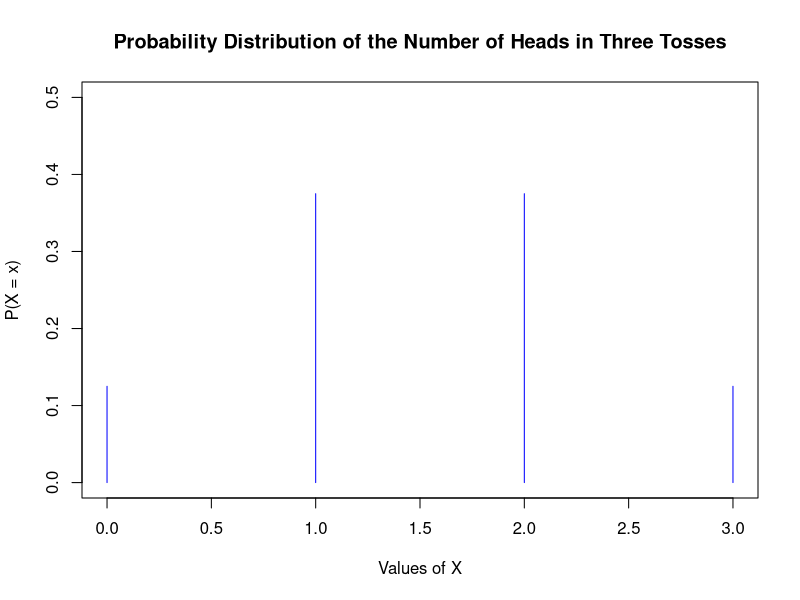
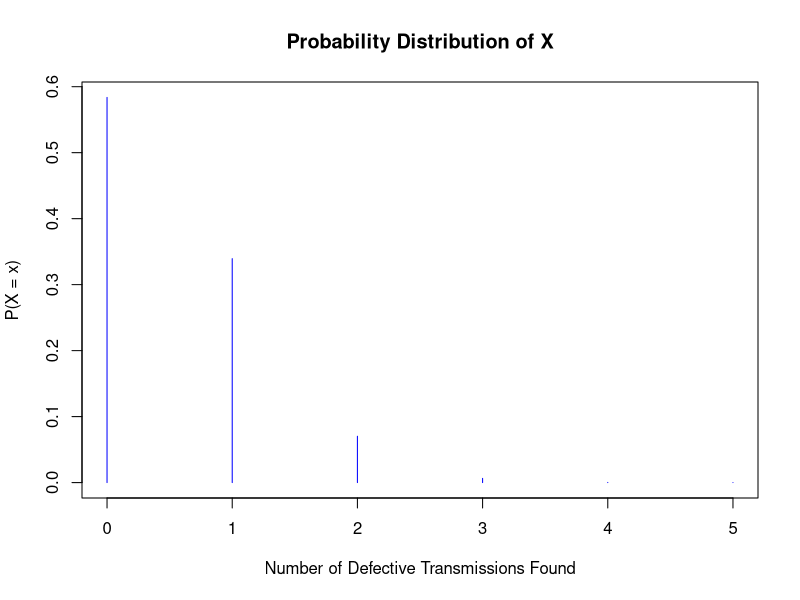
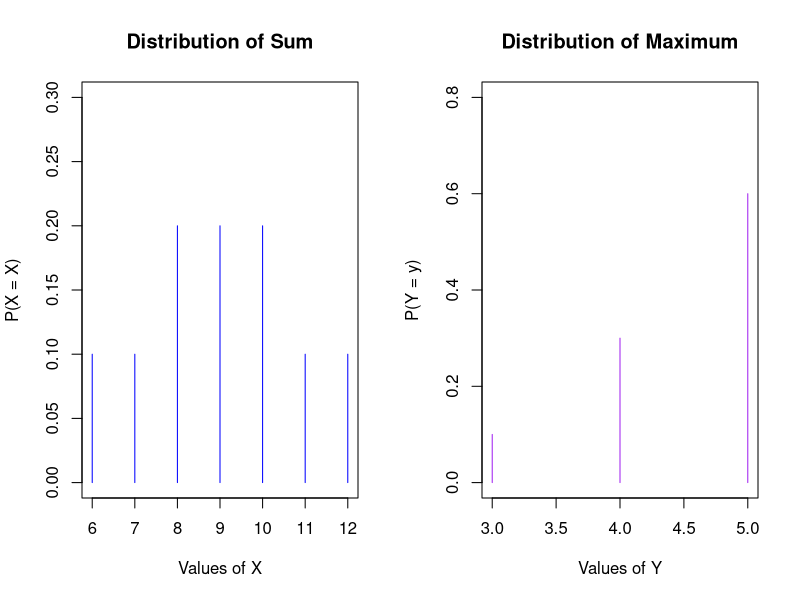
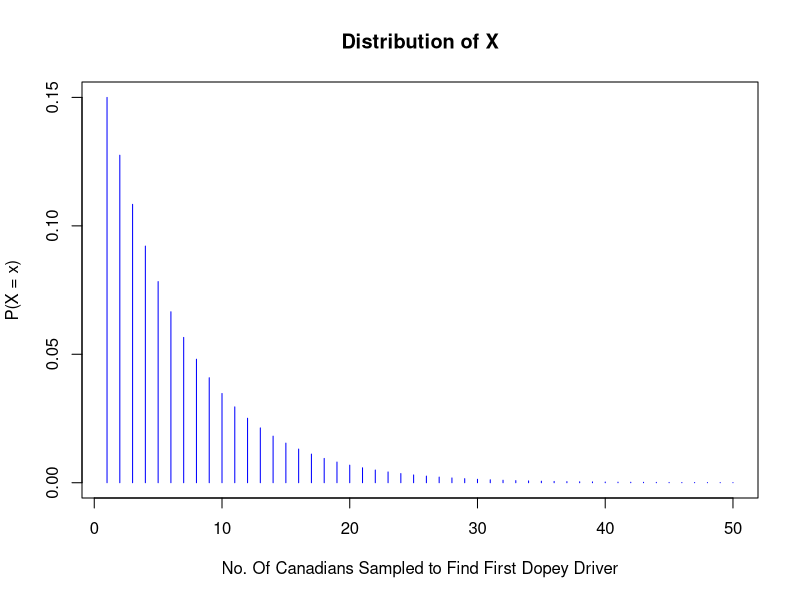
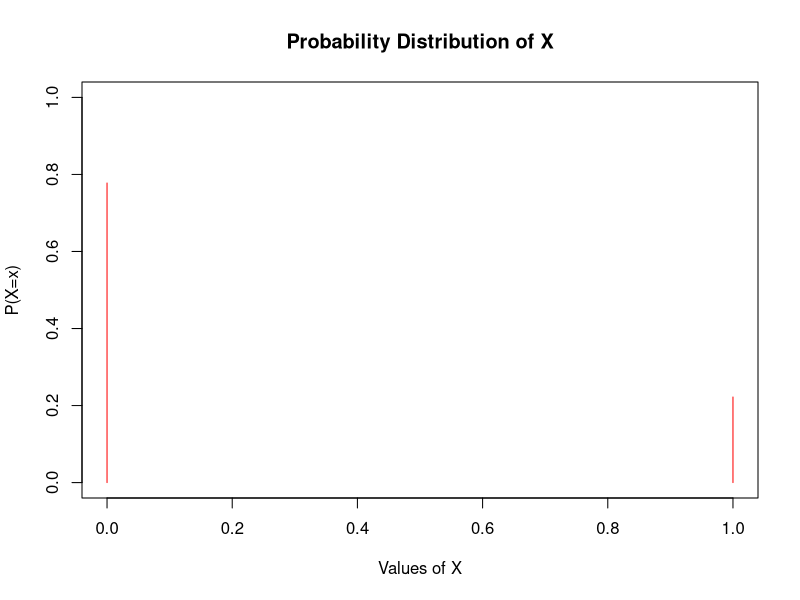
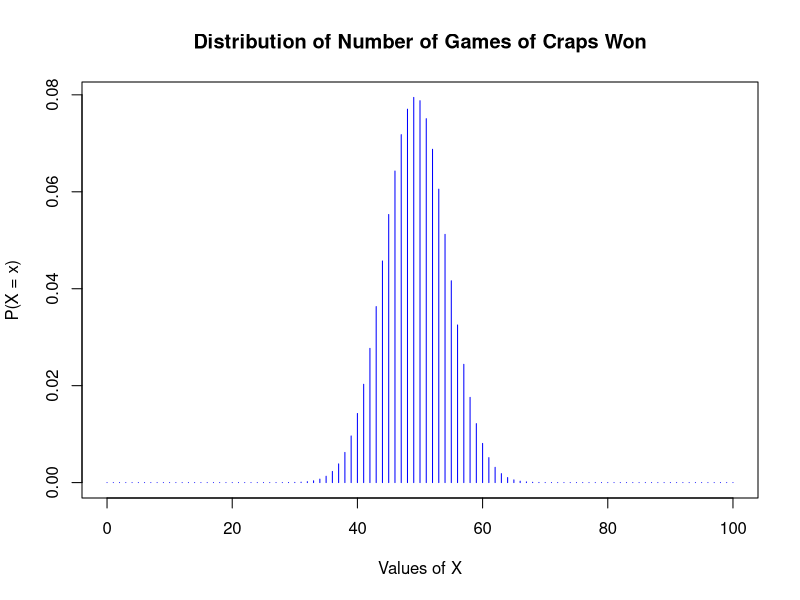
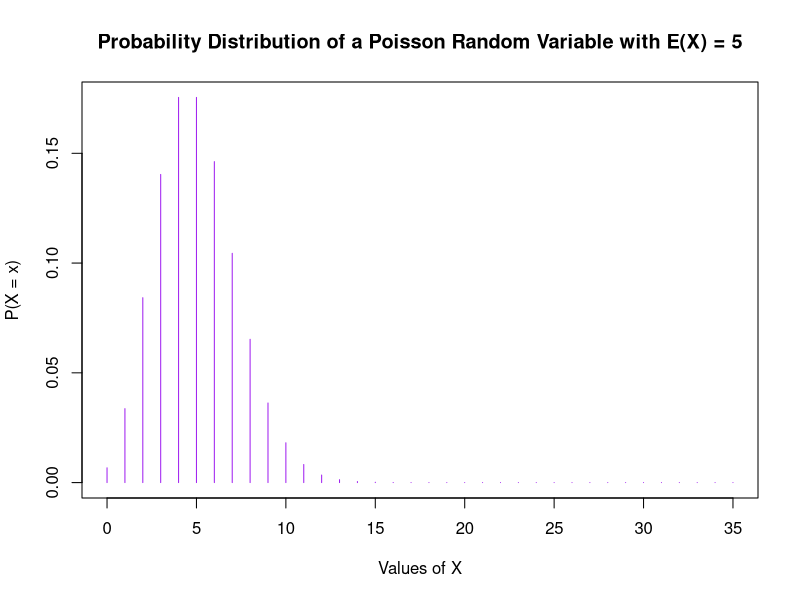
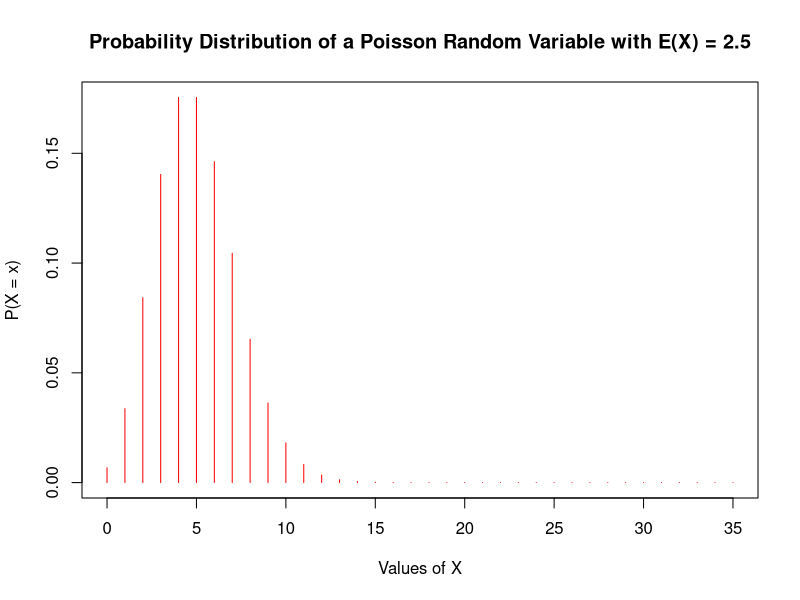

Write R code to recreate these figures, in order.
## ---- chunk 1
x = c(0,1,2,3)  #creates a vector of value of the random variable X
p = c(1/8, 3/8, 3/8, 1/8) #creates a vector of probabilities associated with each value of X
plot(x,p, xlab="Values of X", ylab="P(X = x)", ylim=c(0,0.50), main="Probability Distribution of the Number of Heads in Three Tosses", type="h", col='blue')
## ---- chunk 2
deftran = function(x)
  { #start the function with an left curly bracket
  (choose(10,x)*choose(90,5-x))/choose(100,5)  #the prob.dist.function of x
  }  #end the function with a right curly bracket
## ---- chunk 3
xvalues = 0:5 #deftrans has values 0,1,2,3,4,5
## ---- chunk 4
probx = numeric(length(xvalues)) #create a numeric vector with length(xvalues) positions (6 positions)
## ---- chunk 5
options(scipen=999)  #included so the P(X=x)s are not in scienfic notation
probx = deftran(xvalues)  #computes P(X=x) for each value
probx #returns all P(X=x)s
sum(probx[3:6])
sum(probx[1:2])
## ---- chunk 6
sum(probx)  #adds all P(X=x)s stored in the probx vector
## ---- chunk 7
probx
## ---- chunk 8
probx[1] #returns the value stored in index 1 of the probx data vector, whihc in this case is P(X = 0)
## ---- chunk 9
sum(probx[3:6]) # P(X >=2) = sum(P(X=2), P(X = 3), P(X = 4), P(X = 5))
## ---- chunk 10
1- sum(probx[1:2]) # 1 - (P(X = 0) + P(X = 1))
## ---- chunk 11
plot(xvalues, probx, xlab = "Number of Defective Transmissions Found", ylab="P(X = x)", main="Probability Distribution of X", type="h", col='blue')
## ---- chunk 12
x = 6:12  #possible values of X =6, 7, 8, 9, 10, 11, 12
probx = c(0.1, 0.1, 0.2, 0.2, 0.2, 0.1, 0.1) #P(X = 6), P(X = 7), ...., P(X = 12)
y = 3:5  #possible values of Y = 3, 4, 5
proby = c(0.1, 0.3, 0.6)  #P(Y = 3), P(Y =4), P(Y = 5)
par(mfrow=c(1,2)) #this sets the graphics window to create 2 plots side-byside
plot(x, probx, xlab = "Values of X", ylab="P(X = X)", ylim=c(0,0.3), main="Distribution of Sum", type="h", col='blue') #plots the prob. dist of X
plot(y, proby, xlab = "Values of Y", ylab="P(Y = y)", ylim=c(0,0.8), main="Distribution of Maximum", type="h", col='purple') #plots the probldist of Y
par(mfrow=c(1,1)) #returns graphics window to one graph at a time
## ---- chunk 13
x = 6:12
px = c(0.1, 0.1, 0.2, 0.2, 0.2, 0.1, 0.1)
sum(x*px) #sums the cross-product terms of x and px
## ---- chunk 14
expectx = sum(xvalues*probx) #computes the E(number of defective transmissions found), or E(X)
expectx #returns the value of E(X)
## ---- chunk 15
nocannabisdrivers = 1:50  #starting values of x
cannabisprob = function(x) #create the function in R
{
  (0.85)^{x-1}*(0.15)
}
plot(nocannabisdrivers, cannabisprob(nocannabisdrivers), xlab="No. Of Canadians Sampled to Find First Dopey Driver", ylab="P(X = x)", main="Distribution of X", type="h", col='blue') #create the plot
nocannabisdrivers = 1:300
ev = sum(nocannabisdrivers*cannabisprob(nocannabisdrivers))
ev
## ---- chunk 16
moment2 = sum(nocannabisdrivers^{2}*cannabisprob(nocannabisdrivers)) #computes E(X^2), the second moment of X
moment2
## ---- chunk 17
varexample1 = moment2 - (ev)^{2} #E(X^2) - E(X)^2
varexample1
## ---- chunk 18
sdexample1 = sqrt(varexample1)  #compute the square root of the variance
sdexample1 #return the standard deviation
## ---- chunk 19
sum(cannabisprob(1:13)) #computes P(X = 1), ..., P(X = 13), then computes the sum of these probabilites
## ---- chunk 20
probx = deftran(xvalues)  #computes P(X=x) for each value of X
xvalues^2*probx  # computes x^2}*P(X = x) for each value of x
moment2 = sum((xvalues^2)*probx) #computes E(X^2)
moment2
## ---- chunk 21
varx = moment2 - (expectx)^2 #cmputes the Var(X)
varx #returns the computed value of Var(x)
sdx = sqrt(varx) #computes the SD(X)
sdx #returns the SD computation
## ---- chunk 22
trial = sample(1:6, 2, replace=TRUE)  #randomly generates two numbers, each number between 1 and 6 (inclusive)
trial  #observe the coutcome, favourable or unfavourable
bernoulli = if (sum(trial) == 7 | sum(trial) == 11) 1 else 0   #if the sum is 7 or 11, assigns a 1 as favourable; otherwise a 0
bernoulli
## ---- chunk 23
rvx = c(0,1) #two values of the Bernoullie RV, 0 or 1
probx = c(28/36, 8/36)  #P(X = 0), P(X = 1)
plot(rvx, probx, xlab="Values of X", ylab="P(X=x)", ylim=c(0,1),main="Probability Distribution of X", type="h", col='red')
## ---- chunk 24
x = numeric(100)  #create a vector to hold probabilities
for (i in 1:100){  #do the action below 100 times
  x[i] = sample(c(0,1), 1, replace=FALSE, c(0.5071, 0.4929))  #pick a 0 with prob 0.5071, 1 with prob 0.4929
}
x #shows the 100 outcomes with 0 corresponding to a loss and a 1 corresponding to a win
gameswon = sum(x) #the number of successes out of the 100
gameswon
## ---- chunk 25
dbinom(45, 100, 0.4929)  #first argument is value of x = 45, second is n = 100, third is p = 0.4929
## ---- chunk 26
pbinom(70, 100, 0.4929)  #computes P(X <= 70)
pbinom(39, 100, 0.4929)  #computes P(X <= 39)
## ---- chunk 27
pbinom(70, 100, 0.4929) - pbinom(39, 100, 0.4929)
## ---- chunk 28
x = 0:100
probx = dbinom(x, 100, 0.4929)
plot(x, probx, xlab="Values of X", ylab="P(X = x)", main="Distribution of Number of Games of Craps Won", type="h", col='blue')
## ---- chunk 29
dbinom(3,500,0.00276) #computes the Binomial P(X=x)
## ---- chunk 30
dpois(3, 500*0.00276) #computes the Poisson P(X=3) when lambda = 1.38
## ---- chunk 31
x = 0:35  #values 0, 1, 2,..., 35
probx = dpois(x,5) #computes P(X=x) for each value in x
plot(x, probx, xlab="Values of X", ylab="P(X = x)", main="Probability Distribution of a Poisson Random Variable with E(X) = 5", type="h", col='purple')
## ---- chunk 32
x = 0:35  #values 0, 1, 2,..., 35
probx = dpois(x,5) #computes P(X=x) for each value in x
plot(x, probx, xlab="Values of X", ylab="P(X = x)", main="Probability Distribution of a Poisson Random Variable with E(X) = 2.5", type="h", col='red')
## ---- chunk 33
dpois(10, 12.5)  #computes P(X = 10) for a mean/lambda = 12.5
## ---- chunk 34
dpois(0:4, 12.5)  #returns P(X =0), P(X = 1), P(X = 2), P(X =3 ), and P(X = 4)
ppois(4,12.5) #P(X <= 4)
1 - ppois(4, 12.5)   #1 - P(X <= 4)
## ---- chunk 35
dpois(5, 6.25)  #P(Y = 5) for mean/lambda = 6.25
